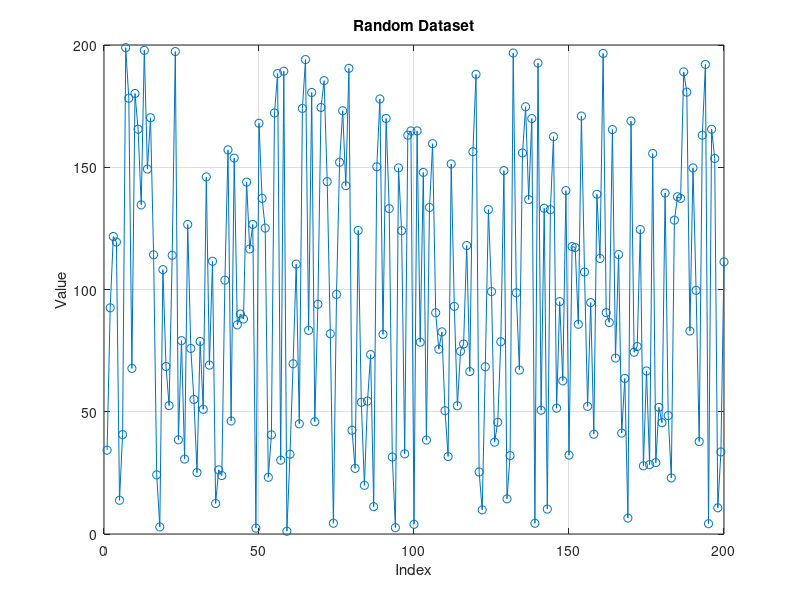
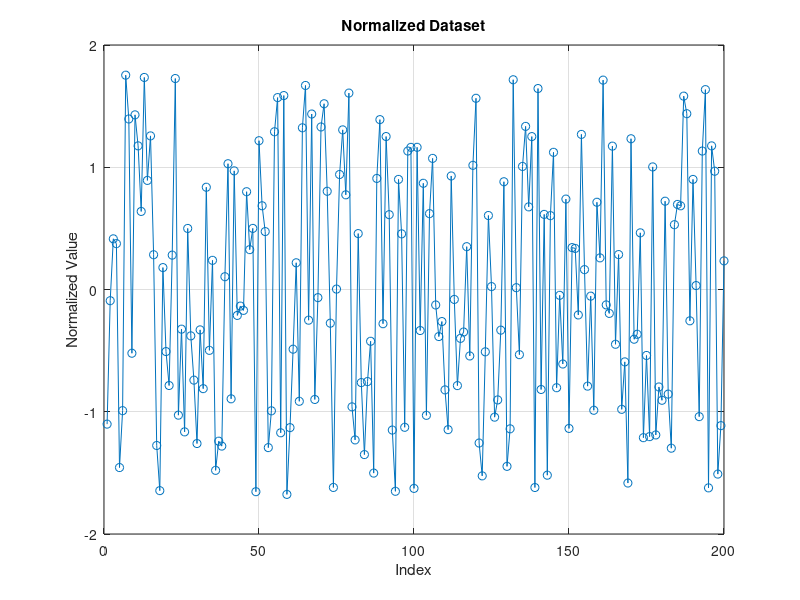

The MATLAB script that drew these images, in order:
% Generate a random data set of 200 values ranging from 1 to 100
data_set = rand(1, 200) * 199 + 1;
% disp(data_set);

% Plot the data
figure;
% 'o-' specifies that you want markers and lines
plot(data_set, 'o-');
title('Random Dataset');
xlabel('Index');
ylabel('Value');
grid on; % Display grid lines

% Normalize the data set
normalized_data = (data_set - mean(data_set)) / std(data_set);

% Plot the normalized data
figure;
plot(normalized_data, 'o-');
title('Normalized Dataset');
xlabel('Index');
ylabel('Normalized Value');
grid on;